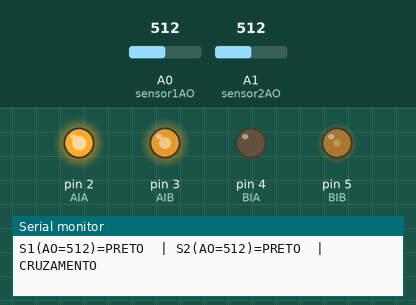
Simulated run of this sketch. Board: Arduino Uno, built with avr-gcc and run on an emulated ATmega328P. Parts: output pins drawn as LEDs (lit = HIGH), the last lines printed to the serial monitor. The test bench sets the inputs (shaded band); at power-on: A0 (sensor1AO) = 512, A1 (sensor2AO) = 512.

Above: at 1.2 s.
1.3 s: A0 (sensor1AO) set to 54
2.8 s: A0 (sensor1AO) set to 45
At 3.9 s:
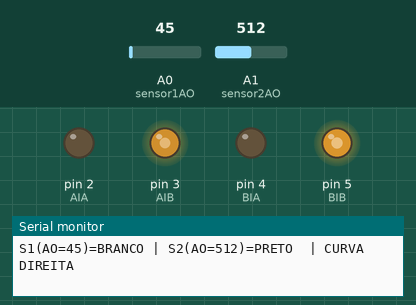
4.3 s: A1 (sensor2AO) set to 32
5.8 s: A1 (sensor2AO) set to 26
At 6.1 s:
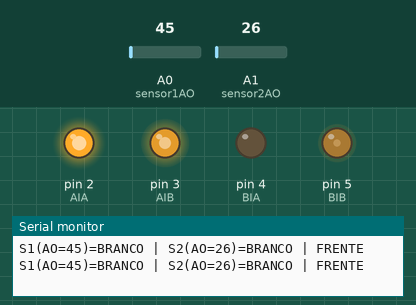
7.9 s: A0 (sensor1AO) set to 80
At 8.9 s:
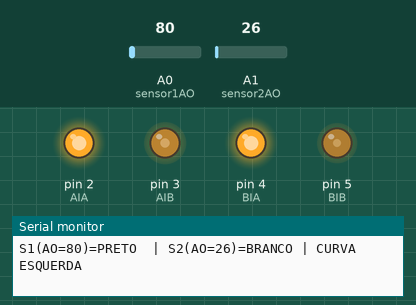
9.4 s: A0 (sensor1AO) set to 40
At 10.1 s:
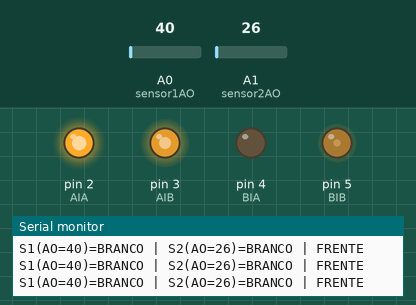
Timing chart, 0 to 11.9 s (numbered marks = the images above; inputs shaded):
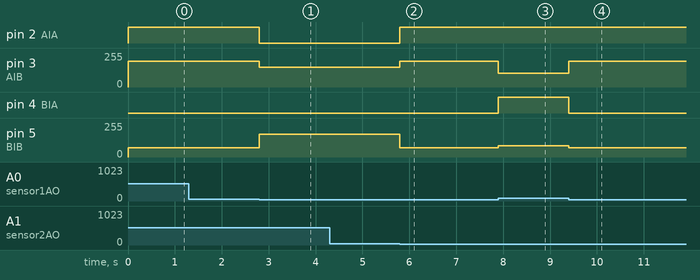

Measured:
- the behaviour switches between 50 and 49 on A0 (sensor1AO) (found by bisection; images 0 and 1)
- the behaviour switches between 30 and 29 on A1 (sensor2AO) (found by bisection; images 1 and 2)
- after the input at 2.8 s, pin 2 (AIA): HIGH → LOW at once; pin 3 (AIB): 195/255 → 150/255 at once; pin 5 (BIB): 69/255 → 172/255 at once
- after the input at 5.8 s, pin 2 (AIA): LOW → HIGH at once; pin 3 (AIB): 150/255 → 195/255 at once; pin 5 (BIB): 172/255 → 69/255 at once
- after the input at 7.9 s, pin 3 (AIB): 195/255 → 105/255 at once; pin 4 (BIA): LOW → HIGH at once; pin 5 (BIB): 69/255 → 83/255 at once
- after the input at 9.4 s, pin 3 (AIB): 105/255 → 195/255 at once; pin 4 (BIA): HIGH → LOW at once; pin 5 (BIB): 83/255 → 69/255 at once

The sketch:

carrinho-segue-linha-V1.ino
```cpp
// Motor 1: AIA=2, AIB=3 | Motor 2: BIA=4, BIB=5 | Sensores: AO em A0/A1

#define AIA 2
#define AIB 3
#define BIA 4
#define BIB 5

const int sensor1DO = 6;
const int sensor2DO = 7;
const int sensor1AO = A0;
const int sensor2AO = A1;

const int velocidadeReta  = 60;
const int velocidadeCurva = 150;

const bool SENSOR1_E_O_DA_DIREITA = false;

const bool MOTOR1_INVERTIDO = false;
const bool MOTOR2_INVERTIDO = true;

// Compensação de força por motor, em % (100 = sem ajuste)
const int ganhoMotor1Pct = 100;
const int ganhoMotor2Pct = 115;

// Branco: S1 lê ~11-58, S2 lê ~11-24. Preto sobe acima de 50/70.
const int limitePretoS1 = 70;
const int limitePretoS2 = 50;
const int histerese = 20;

const unsigned long intervaloSerialMs = 200;

void motor1(int velocidade) {
  if (MOTOR1_INVERTIDO) velocidade = -velocidade;
  velocidade = (int)((long)velocidade * ganhoMotor1Pct / 100);
  velocidade = constrain(velocidade, -255, 255);
  if (velocidade > 0) {
    digitalWrite(AIA, HIGH);
    analogWrite(AIB, 255 - velocidade);
  } else if (velocidade < 0) {
    digitalWrite(AIA, LOW);
    analogWrite(AIB, -velocidade);
  } else {
    digitalWrite(AIA, LOW);
    analogWrite(AIB, 0);
  }
}

void motor2(int velocidade) {
  if (MOTOR2_INVERTIDO) velocidade = -velocidade;
  velocidade = (int)((long)velocidade * ganhoMotor2Pct / 100);
  velocidade = constrain(velocidade, -255, 255);
  if (velocidade > 0) {
    digitalWrite(BIA, HIGH);
    analogWrite(BIB, 255 - velocidade);
  } else if (velocidade < 0) {
    digitalWrite(BIA, LOW);
    analogWrite(BIB, -velocidade);
  } else {
    digitalWrite(BIA, LOW);
    analogWrite(BIB, 0);
  }
}

void rodas(int esquerda, int direita) {
  motor1(direita);
  motor2(esquerda);
}

void frente(int v)       { rodas(v, v); }
void pivoDireita(int v)  { rodas(v, -v); }
void pivoEsquerda(int v) { rodas(-v, v); }
void parar()             { rodas(0, 0); }

bool lerPreto(int pinoAO, int limite, bool &estavaPreto) {
  int a = analogRead(pinoAO);
  if (estavaPreto) {
    if (a < limite - histerese) estavaPreto = false;
  } else {
    if (a > limite) estavaPreto = true;
  }
  return estavaPreto;
}

void setup() {
  Serial.begin(115200);

  pinMode(AIA, OUTPUT);
  pinMode(AIB, OUTPUT);
  pinMode(BIA, OUTPUT);
  pinMode(BIB, OUTPUT);

  pinMode(sensor1DO, INPUT);
  pinMode(sensor2DO, INPUT);

  parar();
}

void loop() {
  static bool s1Estado = false;
  static bool s2Estado = false;
  bool s1Preto = lerPreto(sensor1AO, limitePretoS1, s1Estado);
  bool s2Preto = lerPreto(sensor2AO, limitePretoS2, s2Estado);

  bool direitaPreto  = SENSOR1_E_O_DA_DIREITA ? s1Preto : s2Preto;
  bool esquerdaPreto = SENSOR1_E_O_DA_DIREITA ? s2Preto : s1Preto;

  unsigned long agora = millis();
  const char *acao;

  static int ultimaAcao = 0; // 0 = frente, 1 = direita, 2 = esquerda

  if (direitaPreto && !esquerdaPreto) {
    pivoDireita(velocidadeCurva);
    ultimaAcao = 1;
    acao = "CURVA DIREITA";
  } else if (esquerdaPreto && !direitaPreto) {
    pivoEsquerda(velocidadeCurva);
    ultimaAcao = 2;
    acao = "CURVA ESQUERDA";
  } else if (esquerdaPreto && direitaPreto) {
    if (ultimaAcao == 1) {
      pivoDireita(velocidadeCurva);
      acao = "CONTINUA DIREITA";
    } else if (ultimaAcao == 2) {
      pivoEsquerda(velocidadeCurva);
      acao = "CONTINUA ESQUERDA";
    } else {
      frente(velocidadeReta);
      acao = "CRUZAMENTO";
    }
  } else {
    frente(velocidadeReta);
    ultimaAcao = 0;
    acao = "FRENTE";
  }

  static unsigned long ultimaImpressao = 0;
  if (agora - ultimaImpressao >= intervaloSerialMs) {
    ultimaImpressao = agora;
    Serial.print("S1(AO=");
    Serial.print(analogRead(sensor1AO));
    Serial.print(")=");
    Serial.print(s1Preto ? "PRETO " : "BRANCO");
    Serial.print(" | S2(AO=");
    Serial.print(analogRead(sensor2AO));
    Serial.print(")=");
    Serial.print(s2Preto ? "PRETO " : "BRANCO");
    Serial.print(" | ");
    Serial.println(acao);
  }
}
```
